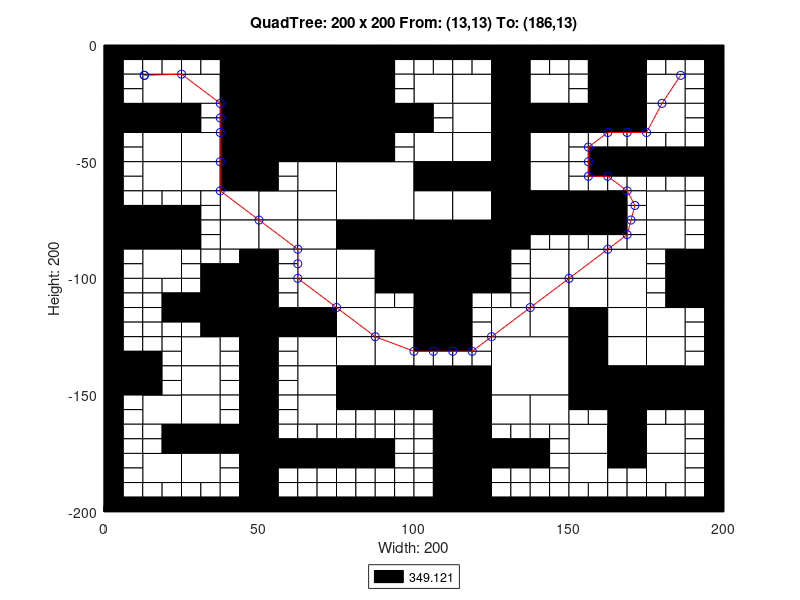

The MATLAB source for this figure:
axis([0 200 -200 0]);
title('QuadTree: 200 x 200 From: (13,13) To: (186,13)');
xlabel('Width: 200');
ylabel('Height: 200');
rectangle('Position',[50 -25 25 25], 'FaceColor',[0 0 0]);
rectangle('Position',[50 -50 25 25], 'FaceColor',[0 0 0]);
rectangle('Position',[75 -75 25 25], 'FaceColor',[1 1 1]);
rectangle('Position',[100 -100 25 25], 'FaceColor',[0 0 0]);
rectangle('Position',[125 -150 25 25], 'FaceColor',[1 1 1]);
rectangle('Position',[12.5 -25 12.5 12.5], 'FaceColor',[1 1 1]);
rectangle('Position',[37.5 -12.5 12.5 12.5], 'FaceColor',[0 0 0]);
rectangle('Position',[25 -25 12.5 12.5], 'FaceColor',[1 1 1]);
rectangle('Position',[37.5 -25 12.5 12.5], 'FaceColor',[0 0 0]);
rectangle('Position',[0 -37.5 12.5 12.5], 'FaceColor',[0 0 0]);
rectangle('Position',[12.5 -37.5 12.5 12.5], 'FaceColor',[0 0 0]);
rectangle('Position',[12.5 -50 12.5 12.5], 'FaceColor',[1 1 1]);
rectangle('Position',[37.5 -37.5 12.5 12.5], 'FaceColor',[0 0 0]);
rectangle('Position',[25 -50 12.5 12.5], 'FaceColor',[1 1 1]);
rectangle('Position',[37.5 -50 12.5 12.5], 'FaceColor',[0 0 0]);
rectangle('Position',[75 -12.5 12.5 12.5], 'FaceColor',[0 0 0]);
rectangle('Position',[75 -25 12.5 12.5], 'FaceColor',[0 0 0]);
rectangle('Position',[75 -37.5 12.5 12.5], 'FaceColor',[0 0 0]);
rectangle('Position',[87.5 -37.5 12.5 12.5], 'FaceColor',[0 0 0]);
rectangle('Position',[75 -50 12.5 12.5], 'FaceColor',[0 0 0]);
rectangle('Position',[12.5 -62.5 12.5 12.5], 'FaceColor',[1 1 1]);
rectangle('Position',[25 -62.5 12.5 12.5], 'FaceColor',[1 1 1]);
rectangle('Position',[37.5 -62.5 12.5 12.5], 'FaceColor',[0 0 0]);
rectangle('Position',[37.5 -75 12.5 12.5], 'FaceColor',[1 1 1]);
rectangle('Position',[0 -87.5 12.5 12.5], 'FaceColor',[0 0 0]);
rectangle('Position',[12.5 -87.5 12.5 12.5], 'FaceColor',[0 0 0]);
rectangle('Position',[12.5 -100 12.5 12.5], 'FaceColor',[1 1 1]);
rectangle('Position',[37.5 -87.5 12.5 12.5], 'FaceColor',[1 1 1]);
rectangle('Position',[62.5 -62.5 12.5 12.5], 'FaceColor',[1 1 1]);
rectangle('Position',[50 -75 12.5 12.5], 'FaceColor',[1 1 1]);
rectangle('Position',[62.5 -75 12.5 12.5], 'FaceColor',[1 1 1]);
rectangle('Position',[50 -87.5 12.5 12.5], 'FaceColor',[1 1 1]);
rectangle('Position',[62.5 -87.5 12.5 12.5], 'FaceColor',[1 1 1]);
rectangle('Position',[62.5 -100 12.5 12.5], 'FaceColor',[1 1 1]);
rectangle('Position',[75 -87.5 12.5 12.5], 'FaceColor',[0 0 0]);
rectangle('Position',[87.5 -87.5 12.5 12.5], 'FaceColor',[0 0 0]);
rectangle('Position',[75 -100 12.5 12.5], 'FaceColor',[1 1 1]);
rectangle('Position',[87.5 -100 12.5 12.5], 'FaceColor',[0 0 0]);
rectangle('Position',[100 -25 12.5 12.5], 'FaceColor',[1 1 1]);
rectangle('Position',[112.5 -25 12.5 12.5], 'FaceColor',[1 1 1]);
rectangle('Position',[125 -12.5 12.5 12.5], 'FaceColor',[0 0 0]);
rectangle('Position',[125 -25 12.5 12.5], 'FaceColor',[0 0 0]);
rectangle('Position',[137.5 -25 12.5 12.5], 'FaceColor',[1 1 1]);
rectangle('Position',[112.5 -37.5 12.5 12.5], 'FaceColor',[1 1 1]);
rectangle('Position',[100 -50 12.5 12.5], 'FaceColor',[1 1 1]);
rectangle('Position',[112.5 -50 12.5 12.5], 'FaceColor',[1 1 1]);
rectangle('Position',[125 -37.5 12.5 12.5], 'FaceColor',[0 0 0]);
rectangle('Position',[137.5 -37.5 12.5 12.5], 'FaceColor',[0 0 0]);
rectangle('Position',[125 -50 12.5 12.5], 'FaceColor',[0 0 0]);
rectangle('Position',[137.5 -50 12.5 12.5], 'FaceColor',[1 1 1]);
rectangle('Position',[162.5 -12.5 12.5 12.5], 'FaceColor',[0 0 0]);
rectangle('Position',[162.5 -25 12.5 12.5], 'FaceColor',[0 0 0]);
rectangle('Position',[175 -25 12.5 12.5], 'FaceColor',[1 1 1]);
rectangle('Position',[150 -37.5 12.5 12.5], 'FaceColor',[0 0 0]);
rectangle('Position',[162.5 -37.5 12.5 12.5], 'FaceColor',[0 0 0]);
rectangle('Position',[175 -37.5 12.5 12.5], 'FaceColor',[1 1 1]);
rectangle('Position',[100 -62.5 12.5 12.5], 'FaceColor',[0 0 0]);
rectangle('Position',[112.5 -62.5 12.5 12.5], 'FaceColor',[0 0 0]);
rectangle('Position',[100 -75 12.5 12.5], 'FaceColor',[1 1 1]);
rectangle('Position',[112.5 -75 12.5 12.5], 'FaceColor',[1 1 1]);
rectangle('Position',[125 -62.5 12.5 12.5], 'FaceColor',[0 0 0]);
rectangle('Position',[137.5 -62.5 12.5 12.5], 'FaceColor',[1 1 1]);
rectangle('Position',[125 -75 12.5 12.5], 'FaceColor',[0 0 0]);
rectangle('Position',[137.5 -75 12.5 12.5], 'FaceColor',[0 0 0]);
rectangle('Position',[125 -87.5 12.5 12.5], 'FaceColor',[0 0 0]);
rectangle('Position',[137.5 -100 12.5 12.5], 'FaceColor',[1 1 1]);
rectangle('Position',[150 -75 12.5 12.5], 'FaceColor',[0 0 0]);
rectangle('Position',[175 -75 12.5 12.5], 'FaceColor',[1 1 1]);
rectangle('Position',[150 -100 12.5 12.5], 'FaceColor',[1 1 1]);
rectangle('Position',[162.5 -100 12.5 12.5], 'FaceColor',[1 1 1]);
rectangle('Position',[175 -87.5 12.5 12.5], 'FaceColor',[1 1 1]);
rectangle('Position',[187.5 -100 12.5 12.5], 'FaceColor',[0 0 0]);
rectangle('Position',[37.5 -112.5 12.5 12.5], 'FaceColor',[0 0 0]);
rectangle('Position',[37.5 -125 12.5 12.5], 'FaceColor',[0 0 0]);
rectangle('Position',[0 -150 12.5 12.5], 'FaceColor',[0 0 0]);
rectangle('Position',[25 -137.5 12.5 12.5], 'FaceColor',[1 1 1]);
rectangle('Position',[25 -150 12.5 12.5], 'FaceColor',[1 1 1]);
rectangle('Position',[62.5 -112.5 12.5 12.5], 'FaceColor',[1 1 1]);
rectangle('Position',[50 -125 12.5 12.5], 'FaceColor',[0 0 0]);
rectangle('Position',[62.5 -125 12.5 12.5], 'FaceColor',[0 0 0]);
rectangle('Position',[75 -112.5 12.5 12.5], 'FaceColor',[1 1 1]);
rectangle('Position',[75 -125 12.5 12.5], 'FaceColor',[1 1 1]);
rectangle('Position',[87.5 -125 12.5 12.5], 'FaceColor',[1 1 1]);
rectangle('Position',[62.5 -137.5 12.5 12.5], 'FaceColor',[1 1 1]);
rectangle('Position',[62.5 -150 12.5 12.5], 'FaceColor',[1 1 1]);
rectangle('Position',[75 -137.5 12.5 12.5], 'FaceColor',[1 1 1]);
rectangle('Position',[87.5 -137.5 12.5 12.5], 'FaceColor',[1 1 1]);
rectangle('Position',[75 -150 12.5 12.5], 'FaceColor',[0 0 0]);
rectangle('Position',[87.5 -150 12.5 12.5], 'FaceColor',[0 0 0]);
rectangle('Position',[12.5 -162.5 12.5 12.5], 'FaceColor',[1 1 1]);
rectangle('Position',[25 -162.5 12.5 12.5], 'FaceColor',[1 1 1]);
rectangle('Position',[25 -175 12.5 12.5], 'FaceColor',[0 0 0]);
rectangle('Position',[37.5 -175 12.5 12.5], 'FaceColor',[0 0 0]);
rectangle('Position',[12.5 -187.5 12.5 12.5], 'FaceColor',[1 1 1]);
rectangle('Position',[25 -187.5 12.5 12.5], 'FaceColor',[1 1 1]);
rectangle('Position',[62.5 -162.5 12.5 12.5], 'FaceColor',[1 1 1]);
rectangle('Position',[100 -112.5 12.5 12.5], 'FaceColor',[0 0 0]);
rectangle('Position',[100 -125 12.5 12.5], 'FaceColor',[0 0 0]);
rectangle('Position',[137.5 -112.5 12.5 12.5], 'FaceColor',[1 1 1]);
rectangle('Position',[125 -125 12.5 12.5], 'FaceColor',[1 1 1]);
rectangle('Position',[137.5 -125 12.5 12.5], 'FaceColor',[1 1 1]);
rectangle('Position',[100 -150 12.5 12.5], 'FaceColor',[0 0 0]);
rectangle('Position',[112.5 -150 12.5 12.5], 'FaceColor',[0 0 0]);
rectangle('Position',[150 -112.5 12.5 12.5], 'FaceColor',[1 1 1]);
rectangle('Position',[162.5 -112.5 12.5 12.5], 'FaceColor',[1 1 1]);
rectangle('Position',[150 -125 12.5 12.5], 'FaceColor',[0 0 0]);
rectangle('Position',[162.5 -125 12.5 12.5], 'FaceColor',[1 1 1]);
rectangle('Position',[187.5 -112.5 12.5 12.5], 'FaceColor',[0 0 0]);
rectangle('Position',[175 -125 12.5 12.5], 'FaceColor',[1 1 1]);
rectangle('Position',[150 -137.5 12.5 12.5], 'FaceColor',[0 0 0]);
rectangle('Position',[162.5 -137.5 12.5 12.5], 'FaceColor',[1 1 1]);
rectangle('Position',[150 -150 12.5 12.5], 'FaceColor',[0 0 0]);
rectangle('Position',[162.5 -150 12.5 12.5], 'FaceColor',[0 0 0]);
rectangle('Position',[175 -137.5 12.5 12.5], 'FaceColor',[1 1 1]);
rectangle('Position',[175 -150 12.5 12.5], 'FaceColor',[0 0 0]);
rectangle('Position',[187.5 -150 12.5 12.5], 'FaceColor',[0 0 0]);
rectangle('Position',[112.5 -162.5 12.5 12.5], 'FaceColor',[0 0 0]);
rectangle('Position',[112.5 -175 12.5 12.5], 'FaceColor',[0 0 0]);
rectangle('Position',[125 -162.5 12.5 12.5], 'FaceColor',[1 1 1]);
rectangle('Position',[137.5 -162.5 12.5 12.5], 'FaceColor',[1 1 1]);
rectangle('Position',[112.5 -187.5 12.5 12.5], 'FaceColor',[0 0 0]);
rectangle('Position',[112.5 -200 12.5 12.5], 'FaceColor',[0 0 0]);
rectangle('Position',[162.5 -162.5 12.5 12.5], 'FaceColor',[0 0 0]);
rectangle('Position',[150 -175 12.5 12.5], 'FaceColor',[1 1 1]);
rectangle('Position',[162.5 -175 12.5 12.5], 'FaceColor',[0 0 0]);
rectangle('Position',[175 -175 12.5 12.5], 'FaceColor',[1 1 1]);
rectangle('Position',[150 -187.5 12.5 12.5], 'FaceColor',[1 1 1]);
rectangle('Position',[175 -187.5 12.5 12.5], 'FaceColor',[1 1 1]);
rectangle('Position',[0 -6.25 6.25 6.25], 'FaceColor',[0 0 0]);
rectangle('Position',[6.25 -6.25 6.25 6.25], 'FaceColor',[0 0 0]);
rectangle('Position',[0 -12.5 6.25 6.25], 'FaceColor',[0 0 0]);
rectangle('Position',[6.25 -12.5 6.25 6.25], 'FaceColor',[1 1 1]);
rectangle('Position',[12.5 -6.25 6.25 6.25], 'FaceColor',[0 0 0]);
rectangle('Position',[18.75 -6.25 6.25 6.25], 'FaceColor',[0 0 0]);
rectangle('Position',[12.5 -12.5 6.25 6.25], 'FaceColor',[1 1 1]);
rectangle('Position',[18.75 -12.5 6.25 6.25], 'FaceColor',[1 1 1]);
rectangle('Position',[0 -18.75 6.25 6.25], 'FaceColor',[0 0 0]);
rectangle('Position',[6.25 -18.75 6.25 6.25], 'FaceColor',[1 1 1]);
rectangle('Position',[0 -25 6.25 6.25], 'FaceColor',[0 0 0]);
rectangle('Position',[6.25 -25 6.25 6.25], 'FaceColor',[1 1 1]);
rectangle('Position',[25 -6.25 6.25 6.25], 'FaceColor',[0 0 0]);
rectangle('Position',[31.25 -6.25 6.25 6.25], 'FaceColor',[0 0 0]);
rectangle('Position',[25 -12.5 6.25 6.25], 'FaceColor',[1 1 1]);
rectangle('Position',[31.25 -12.5 6.25 6.25], 'FaceColor',[1 1 1]);
rectangle('Position',[0 -43.75 6.25 6.25], 'FaceColor',[0 0 0]);
rectangle('Position',[6.25 -43.75 6.25 6.25], 'FaceColor',[1 1 1]);
rectangle('Position',[0 -50 6.25 6.25], 'FaceColor',[0 0 0]);
rectangle('Position',[6.25 -50 6.25 6.25], 'FaceColor',[1 1 1]);
rectangle('Position',[25 -31.25 6.25 6.25], 'FaceColor',[0 0 0]);
rectangle('Position',[31.25 -31.25 6.25 6.25], 'FaceColor',[1 1 1]);
rectangle('Position',[25 -37.5 6.25 6.25], 'FaceColor',[0 0 0]);
rectangle('Position',[31.25 -37.5 6.25 6.25], 'FaceColor',[1 1 1]);
rectangle('Position',[87.5 -6.25 6.25 6.25], 'FaceColor',[0 0 0]);
rectangle('Position',[93.75 -6.25 6.25 6.25], 'FaceColor',[0 0 0]);
rectangle('Position',[87.5 -12.5 6.25 6.25], 'FaceColor',[0 0 0]);
rectangle('Position',[93.75 -12.5 6.25 6.25], 'FaceColor',[1 1 1]);
rectangle('Position',[87.5 -18.75 6.25 6.25], 'FaceColor',[0 0 0]);
rectangle('Position',[93.75 -18.75 6.25 6.25], 'FaceColor',[1 1 1]);
rectangle('Position',[87.5 -25 6.25 6.25], 'FaceColor',[0 0 0]);
rectangle('Position',[93.75 -25 6.25 6.25], 'FaceColor',[1 1 1]);
rectangle('Position',[87.5 -43.75 6.25 6.25], 'FaceColor',[0 0 0]);
rectangle('Position',[93.75 -43.75 6.25 6.25], 'FaceColor',[1 1 1]);
rectangle('Position',[87.5 -50 6.25 6.25], 'FaceColor',[0 0 0]);
rectangle('Position',[93.75 -50 6.25 6.25], 'FaceColor',[1 1 1]);
rectangle('Position',[0 -56.25 6.25 6.25], 'FaceColor',[0 0 0]);
rectangle('Position',[6.25 -56.25 6.25 6.25], 'FaceColor',[1 1 1]);
rectangle('Position',[0 -62.5 6.25 6.25], 'FaceColor',[0 0 0]);
rectangle('Position',[6.25 -62.5 6.25 6.25], 'FaceColor',[1 1 1]);
rectangle('Position',[0 -68.75 6.25 6.25], 'FaceColor',[0 0 0]);
rectangle('Position',[6.25 -68.75 6.25 6.25], 'FaceColor',[1 1 1]);
rectangle('Position',[0 -75 6.25 6.25], 'FaceColor',[0 0 0]);
rectangle('Position',[6.25 -75 6.25 6.25], 'FaceColor',[0 0 0]);
rectangle('Position',[12.5 -68.75 6.25 6.25], 'FaceColor',[1 1 1]);
rectangle('Position',[18.75 -68.75 6.25 6.25], 'FaceColor',[1 1 1]);
rectangle('Position',[12.5 -75 6.25 6.25], 'FaceColor',[0 0 0]);
rectangle('Position',[18.75 -75 6.25 6.25], 'FaceColor',[0 0 0]);
rectangle('Position',[25 -68.75 6.25 6.25], 'FaceColor',[1 1 1]);
rectangle('Position',[31.25 -68.75 6.25 6.25], 'FaceColor',[1 1 1]);
rectangle('Position',[25 -75 6.25 6.25], 'FaceColor',[0 0 0]);
rectangle('Position',[31.25 -75 6.25 6.25], 'FaceColor',[1 1 1]);
rectangle('Position',[0 -93.75 6.25 6.25], 'FaceColor',[0 0 0]);
rectangle('Position',[6.25 -93.75 6.25 6.25], 'FaceColor',[1 1 1]);
rectangle('Position',[0 -100 6.25 6.25], 'FaceColor',[0 0 0]);
rectangle('Position',[6.25 -100 6.25 6.25], 'FaceColor',[1 1 1]);
rectangle('Position',[25 -81.25 6.25 6.25], 'FaceColor',[0 0 0]);
rectangle('Position',[31.25 -81.25 6.25 6.25], 'FaceColor',[1 1 1]);
rectangle('Position',[25 -87.5 6.25 6.25], 'FaceColor',[0 0 0]);
rectangle('Position',[31.25 -87.5 6.25 6.25], 'FaceColor',[1 1 1]);
rectangle('Position',[25 -93.75 6.25 6.25], 'FaceColor',[1 1 1]);
rectangle('Position',[31.25 -93.75 6.25 6.25], 'FaceColor',[1 1 1]);
rectangle('Position',[25 -100 6.25 6.25], 'FaceColor',[1 1 1]);
rectangle('Position',[31.25 -100 6.25 6.25], 'FaceColor',[0 0 0]);
rectangle('Position',[37.5 -93.75 6.25 6.25], 'FaceColor',[1 1 1]);
rectangle('Position',[43.75 -93.75 6.25 6.25], 'FaceColor',[0 0 0]);
rectangle('Position',[37.5 -100 6.25 6.25], 'FaceColor',[0 0 0]);
rectangle('Position',[43.75 -100 6.25 6.25], 'FaceColor',[0 0 0]);
rectangle('Position',[50 -56.25 6.25 6.25], 'FaceColor',[0 0 0]);
rectangle('Position',[56.25 -56.25 6.25 6.25], 'FaceColor',[1 1 1]);
rectangle('Position',[50 -62.5 6.25 6.25], 'FaceColor',[0 0 0]);
rectangle('Position',[56.25 -62.5 6.25 6.25], 'FaceColor',[1 1 1]);
rectangle('Position',[50 -93.75 6.25 6.25], 'FaceColor',[0 0 0]);
rectangle('Position',[56.25 -93.75 6.25 6.25], 'FaceColor',[1 1 1]);
rectangle('Position',[50 -100 6.25 6.25], 'FaceColor',[0 0 0]);
rectangle('Position',[56.25 -100 6.25 6.25], 'FaceColor',[1 1 1]);
rectangle('Position',[100 -6.25 6.25 6.25], 'FaceColor',[0 0 0]);
rectangle('Position',[106.25 -6.25 6.25 6.25], 'FaceColor',[0 0 0]);
rectangle('Position',[100 -12.5 6.25 6.25], 'FaceColor',[1 1 1]);
rectangle('Position',[106.25 -12.5 6.25 6.25], 'FaceColor',[1 1 1]);
rectangle('Position',[112.5 -6.25 6.25 6.25], 'FaceColor',[0 0 0]);
rectangle('Position',[118.75 -6.25 6.25 6.25], 'FaceColor',[0 0 0]);
rectangle('Position',[112.5 -12.5 6.25 6.25], 'FaceColor',[1 1 1]);
rectangle('Position',[118.75 -12.5 6.25 6.25], 'FaceColor',[1 1 1]);
rectangle('Position',[137.5 -6.25 6.25 6.25], 'FaceColor',[0 0 0]);
rectangle('Position',[143.75 -6.25 6.25 6.25], 'FaceColor',[0 0 0]);
rectangle('Position',[137.5 -12.5 6.25 6.25], 'FaceColor',[1 1 1]);
rectangle('Position',[143.75 -12.5 6.25 6.25], 'FaceColor',[1 1 1]);
rectangle('Position',[100 -31.25 6.25 6.25], 'FaceColor',[0 0 0]);
rectangle('Position',[106.25 -31.25 6.25 6.25], 'FaceColor',[1 1 1]);
rectangle('Position',[100 -37.5 6.25 6.25], 'FaceColor',[0 0 0]);
rectangle('Position',[106.25 -37.5 6.25 6.25], 'FaceColor',[1 1 1]);
rectangle('Position',[150 -6.25 6.25 6.25], 'FaceColor',[0 0 0]);
rectangle('Position',[156.25 -6.25 6.25 6.25], 'FaceColor',[0 0 0]);
rectangle('Position',[150 -12.5 6.25 6.25], 'FaceColor',[1 1 1]);
rectangle('Position',[156.25 -12.5 6.25 6.25], 'FaceColor',[0 0 0]);
rectangle('Position',[150 -18.75 6.25 6.25], 'FaceColor',[1 1 1]);
rectangle('Position',[156.25 -18.75 6.25 6.25], 'FaceColor',[0 0 0]);
rectangle('Position',[150 -25 6.25 6.25], 'FaceColor',[1 1 1]);
rectangle('Position',[156.25 -25 6.25 6.25], 'FaceColor',[0 0 0]);
rectangle('Position',[175 -6.25 6.25 6.25], 'FaceColor',[0 0 0]);
rectangle('Position',[181.25 -6.25 6.25 6.25], 'FaceColor',[0 0 0]);
rectangle('Position',[175 -12.5 6.25 6.25], 'FaceColor',[1 1 1]);
rectangle('Position',[181.25 -12.5 6.25 6.25], 'FaceColor',[1 1 1]);
rectangle('Position',[187.5 -6.25 6.25 6.25], 'FaceColor',[0 0 0]);
rectangle('Position',[193.75 -6.25 6.25 6.25], 'FaceColor',[0 0 0]);
rectangle('Position',[187.5 -12.5 6.25 6.25], 'FaceColor',[1 1 1]);
rectangle('Position',[193.75 -12.5 6.25 6.25], 'FaceColor',[0 0 0]);
rectangle('Position',[187.5 -18.75 6.25 6.25], 'FaceColor',[1 1 1]);
rectangle('Position',[193.75 -18.75 6.25 6.25], 'FaceColor',[0 0 0]);
rectangle('Position',[187.5 -25 6.25 6.25], 'FaceColor',[1 1 1]);
rectangle('Position',[193.75 -25 6.25 6.25], 'FaceColor',[0 0 0]);
rectangle('Position',[150 -43.75 6.25 6.25], 'FaceColor',[1 1 1]);
rectangle('Position',[156.25 -43.75 6.25 6.25], 'FaceColor',[1 1 1]);
rectangle('Position',[150 -50 6.25 6.25], 'FaceColor',[1 1 1]);
rectangle('Position',[156.25 -50 6.25 6.25], 'FaceColor',[0 0 0]);
rectangle('Position',[162.5 -43.75 6.25 6.25], 'FaceColor',[1 1 1]);
rectangle('Position',[168.75 -43.75 6.25 6.25], 'FaceColor',[1 1 1]);
rectangle('Position',[162.5 -50 6.25 6.25], 'FaceColor',[0 0 0]);
rectangle('Position',[168.75 -50 6.25 6.25], 'FaceColor',[0 0 0]);
rectangle('Position',[187.5 -31.25 6.25 6.25], 'FaceColor',[1 1 1]);
rectangle('Position',[193.75 -31.25 6.25 6.25], 'FaceColor',[0 0 0]);
rectangle('Position',[187.5 -37.5 6.25 6.25], 'FaceColor',[1 1 1]);
rectangle('Position',[193.75 -37.5 6.25 6.25], 'FaceColor',[0 0 0]);
rectangle('Position',[175 -43.75 6.25 6.25], 'FaceColor',[1 1 1]);
rectangle('Position',[181.25 -43.75 6.25 6.25], 'FaceColor',[1 1 1]);
rectangle('Position',[175 -50 6.25 6.25], 'FaceColor',[0 0 0]);
rectangle('Position',[181.25 -50 6.25 6.25], 'FaceColor',[0 0 0]);
rectangle('Position',[187.5 -43.75 6.25 6.25], 'FaceColor',[1 1 1]);
rectangle('Position',[193.75 -43.75 6.25 6.25], 'FaceColor',[0 0 0]);
rectangle('Position',[187.5 -50 6.25 6.25], 'FaceColor',[0 0 0]);
rectangle('Position',[193.75 -50 6.25 6.25], 'FaceColor',[0 0 0]);
rectangle('Position',[137.5 -81.25 6.25 6.25], 'FaceColor',[0 0 0]);
rectangle('Position',[143.75 -81.25 6.25 6.25], 'FaceColor',[0 0 0]);
rectangle('Position',[137.5 -87.5 6.25 6.25], 'FaceColor',[1 1 1]);
rectangle('Position',[143.75 -87.5 6.25 6.25], 'FaceColor',[1 1 1]);
rectangle('Position',[125 -93.75 6.25 6.25], 'FaceColor',[0 0 0]);
rectangle('Position',[131.25 -93.75 6.25 6.25], 'FaceColor',[1 1 1]);
rectangle('Position',[125 -100 6.25 6.25], 'FaceColor',[0 0 0]);
rectangle('Position',[131.25 -100 6.25 6.25], 'FaceColor',[1 1 1]);
rectangle('Position',[150 -56.25 6.25 6.25], 'FaceColor',[1 1 1]);
rectangle('Position',[156.25 -56.25 6.25 6.25], 'FaceColor',[0 0 0]);
rectangle('Position',[150 -62.5 6.25 6.25], 'FaceColor',[1 1 1]);
rectangle('Position',[156.25 -62.5 6.25 6.25], 'FaceColor',[1 1 1]);
rectangle('Position',[162.5 -56.25 6.25 6.25], 'FaceColor',[0 0 0]);
rectangle('Position',[168.75 -56.25 6.25 6.25], 'FaceColor',[0 0 0]);
rectangle('Position',[162.5 -62.5 6.25 6.25], 'FaceColor',[1 1 1]);
rectangle('Position',[168.75 -62.5 6.25 6.25], 'FaceColor',[1 1 1]);
rectangle('Position',[162.5 -68.75 6.25 6.25], 'FaceColor',[0 0 0]);
rectangle('Position',[168.75 -68.75 6.25 6.25], 'FaceColor',[1 1 1]);
rectangle('Position',[162.5 -75 6.25 6.25], 'FaceColor',[0 0 0]);
rectangle('Position',[168.75 -75 6.25 6.25], 'FaceColor',[1 1 1]);
rectangle('Position',[175 -56.25 6.25 6.25], 'FaceColor',[0 0 0]);
rectangle('Position',[181.25 -56.25 6.25 6.25], 'FaceColor',[0 0 0]);
rectangle('Position',[175 -62.5 6.25 6.25], 'FaceColor',[1 1 1]);
rectangle('Position',[181.25 -62.5 6.25 6.25], 'FaceColor',[1 1 1]);
rectangle('Position',[187.5 -56.25 6.25 6.25], 'FaceColor',[0 0 0]);
rectangle('Position',[193.75 -56.25 6.25 6.25], 'FaceColor',[0 0 0]);
rectangle('Position',[187.5 -62.5 6.25 6.25], 'FaceColor',[1 1 1]);
rectangle('Position',[193.75 -62.5 6.25 6.25], 'FaceColor',[0 0 0]);
rectangle('Position',[187.5 -68.75 6.25 6.25], 'FaceColor',[1 1 1]);
rectangle('Position',[193.75 -68.75 6.25 6.25], 'FaceColor',[0 0 0]);
rectangle('Position',[187.5 -75 6.25 6.25], 'FaceColor',[1 1 1]);
rectangle('Position',[193.75 -75 6.25 6.25], 'FaceColor',[0 0 0]);
rectangle('Position',[150 -81.25 6.25 6.25], 'FaceColor',[0 0 0]);
rectangle('Position',[156.25 -81.25 6.25 6.25], 'FaceColor',[0 0 0]);
rectangle('Position',[150 -87.5 6.25 6.25], 'FaceColor',[1 1 1]);
rectangle('Position',[156.25 -87.5 6.25 6.25], 'FaceColor',[1 1 1]);
rectangle('Position',[162.5 -81.25 6.25 6.25], 'FaceColor',[0 0 0]);
rectangle('Position',[168.75 -81.25 6.25 6.25], 'FaceColor',[1 1 1]);
rectangle('Position',[162.5 -87.5 6.25 6.25], 'FaceColor',[1 1 1]);
rectangle('Position',[168.75 -87.5 6.25 6.25], 'FaceColor',[1 1 1]);
rectangle('Position',[187.5 -81.25 6.25 6.25], 'FaceColor',[1 1 1]);
rectangle('Position',[193.75 -81.25 6.25 6.25], 'FaceColor',[0 0 0]);
rectangle('Position',[187.5 -87.5 6.25 6.25], 'FaceColor',[1 1 1]);
rectangle('Position',[193.75 -87.5 6.25 6.25], 'FaceColor',[0 0 0]);
rectangle('Position',[175 -93.75 6.25 6.25], 'FaceColor',[1 1 1]);
rectangle('Position',[181.25 -93.75 6.25 6.25], 'FaceColor',[0 0 0]);
rectangle('Position',[175 -100 6.25 6.25], 'FaceColor',[1 1 1]);
rectangle('Position',[181.25 -100 6.25 6.25], 'FaceColor',[0 0 0]);
rectangle('Position',[0 -106.25 6.25 6.25], 'FaceColor',[0 0 0]);
rectangle('Position',[6.25 -106.25 6.25 6.25], 'FaceColor',[1 1 1]);
rectangle('Position',[0 -112.5 6.25 6.25], 'FaceColor',[0 0 0]);
rectangle('Position',[6.25 -112.5 6.25 6.25], 'FaceColor',[1 1 1]);
rectangle('Position',[12.5 -106.25 6.25 6.25], 'FaceColor',[1 1 1]);
rectangle('Position',[18.75 -106.25 6.25 6.25], 'FaceColor',[1 1 1]);
rectangle('Position',[12.5 -112.5 6.25 6.25], 'FaceColor',[1 1 1]);
rectangle('Position',[18.75 -112.5 6.25 6.25], 'FaceColor',[0 0 0]);
rectangle('Position',[0 -118.75 6.25 6.25], 'FaceColor',[0 0 0]);
rectangle('Position',[6.25 -118.75 6.25 6.25], 'FaceColor',[1 1 1]);
rectangle('Position',[0 -125 6.25 6.25], 'FaceColor',[0 0 0]);
rectangle('Position',[6.25 -125 6.25 6.25], 'FaceColor',[1 1 1]);
rectangle('Position',[12.5 -118.75 6.25 6.25], 'FaceColor',[1 1 1]);
rectangle('Position',[18.75 -118.75 6.25 6.25], 'FaceColor',[0 0 0]);
rectangle('Position',[12.5 -125 6.25 6.25], 'FaceColor',[1 1 1]);
rectangle('Position',[18.75 -125 6.25 6.25], 'FaceColor',[1 1 1]);
rectangle('Position',[25 -106.25 6.25 6.25], 'FaceColor',[1 1 1]);
rectangle('Position',[31.25 -106.25 6.25 6.25], 'FaceColor',[0 0 0]);
rectangle('Position',[25 -112.5 6.25 6.25], 'FaceColor',[0 0 0]);
rectangle('Position',[31.25 -112.5 6.25 6.25], 'FaceColor',[0 0 0]);
rectangle('Position',[25 -118.75 6.25 6.25], 'FaceColor',[0 0 0]);
rectangle('Position',[31.25 -118.75 6.25 6.25], 'FaceColor',[0 0 0]);
rectangle('Position',[25 -125 6.25 6.25], 'FaceColor',[1 1 1]);
rectangle('Position',[31.25 -125 6.25 6.25], 'FaceColor',[0 0 0]);
rectangle('Position',[0 -131.25 6.25 6.25], 'FaceColor',[0 0 0]);
rectangle('Position',[6.25 -131.25 6.25 6.25], 'FaceColor',[1 1 1]);
rectangle('Position',[0 -137.5 6.25 6.25], 'FaceColor',[0 0 0]);
rectangle('Position',[6.25 -137.5 6.25 6.25], 'FaceColor',[0 0 0]);
rectangle('Position',[12.5 -131.25 6.25 6.25], 'FaceColor',[1 1 1]);
rectangle('Position',[18.75 -131.25 6.25 6.25], 'FaceColor',[1 1 1]);
rectangle('Position',[12.5 -137.5 6.25 6.25], 'FaceColor',[0 0 0]);
rectangle('Position',[18.75 -137.5 6.25 6.25], 'FaceColor',[1 1 1]);
rectangle('Position',[12.5 -143.75 6.25 6.25], 'FaceColor',[0 0 0]);
rectangle('Position',[18.75 -143.75 6.25 6.25], 'FaceColor',[1 1 1]);
rectangle('Position',[12.5 -150 6.25 6.25], 'FaceColor',[0 0 0]);
rectangle('Position',[18.75 -150 6.25 6.25], 'FaceColor',[1 1 1]);
rectangle('Position',[37.5 -131.25 6.25 6.25], 'FaceColor',[1 1 1]);
rectangle('Position',[43.75 -131.25 6.25 6.25], 'FaceColor',[0 0 0]);
rectangle('Position',[37.5 -137.5 6.25 6.25], 'FaceColor',[1 1 1]);
rectangle('Position',[43.75 -137.5 6.25 6.25], 'FaceColor',[0 0 0]);
rectangle('Position',[37.5 -143.75 6.25 6.25], 'FaceColor',[1 1 1]);
rectangle('Position',[43.75 -143.75 6.25 6.25], 'FaceColor',[0 0 0]);
rectangle('Position',[37.5 -150 6.25 6.25], 'FaceColor',[1 1 1]);
rectangle('Position',[43.75 -150 6.25 6.25], 'FaceColor',[0 0 0]);
rectangle('Position',[50 -106.25 6.25 6.25], 'FaceColor',[0 0 0]);
rectangle('Position',[56.25 -106.25 6.25 6.25], 'FaceColor',[1 1 1]);
rectangle('Position',[50 -112.5 6.25 6.25], 'FaceColor',[0 0 0]);
rectangle('Position',[56.25 -112.5 6.25 6.25], 'FaceColor',[1 1 1]);
rectangle('Position',[87.5 -106.25 6.25 6.25], 'FaceColor',[0 0 0]);
rectangle('Position',[93.75 -106.25 6.25 6.25], 'FaceColor',[0 0 0]);
rectangle('Position',[87.5 -112.5 6.25 6.25], 'FaceColor',[1 1 1]);
rectangle('Position',[93.75 -112.5 6.25 6.25], 'FaceColor',[1 1 1]);
rectangle('Position',[50 -131.25 6.25 6.25], 'FaceColor',[0 0 0]);
rectangle('Position',[56.25 -131.25 6.25 6.25], 'FaceColor',[1 1 1]);
rectangle('Position',[50 -137.5 6.25 6.25], 'FaceColor',[0 0 0]);
rectangle('Position',[56.25 -137.5 6.25 6.25], 'FaceColor',[1 1 1]);
rectangle('Position',[50 -143.75 6.25 6.25], 'FaceColor',[0 0 0]);
rectangle('Position',[56.25 -143.75 6.25 6.25], 'FaceColor',[1 1 1]);
rectangle('Position',[50 -150 6.25 6.25], 'FaceColor',[0 0 0]);
rectangle('Position',[56.25 -150 6.25 6.25], 'FaceColor',[1 1 1]);
rectangle('Position',[0 -156.25 6.25 6.25], 'FaceColor',[0 0 0]);
rectangle('Position',[6.25 -156.25 6.25 6.25], 'FaceColor',[1 1 1]);
rectangle('Position',[0 -162.5 6.25 6.25], 'FaceColor',[0 0 0]);
rectangle('Position',[6.25 -162.5 6.25 6.25], 'FaceColor',[1 1 1]);
rectangle('Position',[0 -168.75 6.25 6.25], 'FaceColor',[0 0 0]);
rectangle('Position',[6.25 -168.75 6.25 6.25], 'FaceColor',[1 1 1]);
rectangle('Position',[0 -175 6.25 6.25], 'FaceColor',[0 0 0]);
rectangle('Position',[6.25 -175 6.25 6.25], 'FaceColor',[1 1 1]);
rectangle('Position',[12.5 -168.75 6.25 6.25], 'FaceColor',[1 1 1]);
rectangle('Position',[18.75 -168.75 6.25 6.25], 'FaceColor',[0 0 0]);
rectangle('Position',[12.5 -175 6.25 6.25], 'FaceColor',[1 1 1]);
rectangle('Position',[18.75 -175 6.25 6.25], 'FaceColor',[0 0 0]);
rectangle('Position',[37.5 -156.25 6.25 6.25], 'FaceColor',[1 1 1]);
rectangle('Position',[43.75 -156.25 6.25 6.25], 'FaceColor',[0 0 0]);
rectangle('Position',[37.5 -162.5 6.25 6.25], 'FaceColor',[1 1 1]);
rectangle('Position',[43.75 -162.5 6.25 6.25], 'FaceColor',[0 0 0]);
rectangle('Position',[0 -181.25 6.25 6.25], 'FaceColor',[0 0 0]);
rectangle('Position',[6.25 -181.25 6.25 6.25], 'FaceColor',[1 1 1]);
rectangle('Position',[0 -187.5 6.25 6.25], 'FaceColor',[0 0 0]);
rectangle('Position',[6.25 -187.5 6.25 6.25], 'FaceColor',[1 1 1]);
rectangle('Position',[0 -193.75 6.25 6.25], 'FaceColor',[0 0 0]);
rectangle('Position',[6.25 -193.75 6.25 6.25], 'FaceColor',[1 1 1]);
rectangle('Position',[0 -200 6.25 6.25], 'FaceColor',[0 0 0]);
rectangle('Position',[6.25 -200 6.25 6.25], 'FaceColor',[0 0 0]);
rectangle('Position',[12.5 -193.75 6.25 6.25], 'FaceColor',[1 1 1]);
rectangle('Position',[18.75 -193.75 6.25 6.25], 'FaceColor',[1 1 1]);
rectangle('Position',[12.5 -200 6.25 6.25], 'FaceColor',[0 0 0]);
rectangle('Position',[18.75 -200 6.25 6.25], 'FaceColor',[0 0 0]);
rectangle('Position',[37.5 -181.25 6.25 6.25], 'FaceColor',[1 1 1]);
rectangle('Position',[43.75 -181.25 6.25 6.25], 'FaceColor',[0 0 0]);
rectangle('Position',[37.5 -187.5 6.25 6.25], 'FaceColor',[1 1 1]);
rectangle('Position',[43.75 -187.5 6.25 6.25], 'FaceColor',[0 0 0]);
rectangle('Position',[25 -193.75 6.25 6.25], 'FaceColor',[1 1 1]);
rectangle('Position',[31.25 -193.75 6.25 6.25], 'FaceColor',[1 1 1]);
rectangle('Position',[25 -200 6.25 6.25], 'FaceColor',[0 0 0]);
rectangle('Position',[31.25 -200 6.25 6.25], 'FaceColor',[0 0 0]);
rectangle('Position',[37.5 -193.75 6.25 6.25], 'FaceColor',[1 1 1]);
rectangle('Position',[43.75 -193.75 6.25 6.25], 'FaceColor',[0 0 0]);
rectangle('Position',[37.5 -200 6.25 6.25], 'FaceColor',[0 0 0]);
rectangle('Position',[43.75 -200 6.25 6.25], 'FaceColor',[0 0 0]);
rectangle('Position',[50 -156.25 6.25 6.25], 'FaceColor',[0 0 0]);
rectangle('Position',[56.25 -156.25 6.25 6.25], 'FaceColor',[1 1 1]);
rectangle('Position',[50 -162.5 6.25 6.25], 'FaceColor',[0 0 0]);
rectangle('Position',[56.25 -162.5 6.25 6.25], 'FaceColor',[1 1 1]);
rectangle('Position',[50 -168.75 6.25 6.25], 'FaceColor',[0 0 0]);
rectangle('Position',[56.25 -168.75 6.25 6.25], 'FaceColor',[1 1 1]);
rectangle('Position',[50 -175 6.25 6.25], 'FaceColor',[0 0 0]);
rectangle('Position',[56.25 -175 6.25 6.25], 'FaceColor',[0 0 0]);
rectangle('Position',[62.5 -168.75 6.25 6.25], 'FaceColor',[1 1 1]);
rectangle('Position',[68.75 -168.75 6.25 6.25], 'FaceColor',[1 1 1]);
rectangle('Position',[62.5 -175 6.25 6.25], 'FaceColor',[0 0 0]);
rectangle('Position',[68.75 -175 6.25 6.25], 'FaceColor',[0 0 0]);
rectangle('Position',[75 -156.25 6.25 6.25], 'FaceColor',[0 0 0]);
rectangle('Position',[81.25 -156.25 6.25 6.25], 'FaceColor',[0 0 0]);
rectangle('Position',[75 -162.5 6.25 6.25], 'FaceColor',[1 1 1]);
rectangle('Position',[81.25 -162.5 6.25 6.25], 'FaceColor',[1 1 1]);
rectangle('Position',[87.5 -156.25 6.25 6.25], 'FaceColor',[0 0 0]);
rectangle('Position',[93.75 -156.25 6.25 6.25], 'FaceColor',[0 0 0]);
rectangle('Position',[87.5 -162.5 6.25 6.25], 'FaceColor',[1 1 1]);
rectangle('Position',[93.75 -162.5 6.25 6.25], 'FaceColor',[1 1 1]);
rectangle('Position',[75 -168.75 6.25 6.25], 'FaceColor',[1 1 1]);
rectangle('Position',[81.25 -168.75 6.25 6.25], 'FaceColor',[1 1 1]);
rectangle('Position',[75 -175 6.25 6.25], 'FaceColor',[0 0 0]);
rectangle('Position',[81.25 -175 6.25 6.25], 'FaceColor',[0 0 0]);
rectangle('Position',[87.5 -168.75 6.25 6.25], 'FaceColor',[1 1 1]);
rectangle('Position',[93.75 -168.75 6.25 6.25], 'FaceColor',[1 1 1]);
rectangle('Position',[87.5 -175 6.25 6.25], 'FaceColor',[0 0 0]);
rectangle('Position',[93.75 -175 6.25 6.25], 'FaceColor',[1 1 1]);
rectangle('Position',[50 -181.25 6.25 6.25], 'FaceColor',[0 0 0]);
rectangle('Position',[56.25 -181.25 6.25 6.25], 'FaceColor',[0 0 0]);
rectangle('Position',[50 -187.5 6.25 6.25], 'FaceColor',[0 0 0]);
rectangle('Position',[56.25 -187.5 6.25 6.25], 'FaceColor',[1 1 1]);
rectangle('Position',[62.5 -181.25 6.25 6.25], 'FaceColor',[0 0 0]);
rectangle('Position',[68.75 -181.25 6.25 6.25], 'FaceColor',[0 0 0]);
rectangle('Position',[62.5 -187.5 6.25 6.25], 'FaceColor',[1 1 1]);
rectangle('Position',[68.75 -187.5 6.25 6.25], 'FaceColor',[1 1 1]);
rectangle('Position',[50 -193.75 6.25 6.25], 'FaceColor',[0 0 0]);
rectangle('Position',[56.25 -193.75 6.25 6.25], 'FaceColor',[1 1 1]);
rectangle('Position',[50 -200 6.25 6.25], 'FaceColor',[0 0 0]);
rectangle('Position',[56.25 -200 6.25 6.25], 'FaceColor',[0 0 0]);
rectangle('Position',[62.5 -193.75 6.25 6.25], 'FaceColor',[1 1 1]);
rectangle('Position',[68.75 -193.75 6.25 6.25], 'FaceColor',[1 1 1]);
rectangle('Position',[62.5 -200 6.25 6.25], 'FaceColor',[0 0 0]);
rectangle('Position',[68.75 -200 6.25 6.25], 'FaceColor',[0 0 0]);
rectangle('Position',[75 -181.25 6.25 6.25], 'FaceColor',[0 0 0]);
rectangle('Position',[81.25 -181.25 6.25 6.25], 'FaceColor',[0 0 0]);
rectangle('Position',[75 -187.5 6.25 6.25], 'FaceColor',[1 1 1]);
rectangle('Position',[81.25 -187.5 6.25 6.25], 'FaceColor',[1 1 1]);
rectangle('Position',[87.5 -181.25 6.25 6.25], 'FaceColor',[0 0 0]);
rectangle('Position',[93.75 -181.25 6.25 6.25], 'FaceColor',[1 1 1]);
rectangle('Position',[87.5 -187.5 6.25 6.25], 'FaceColor',[1 1 1]);
rectangle('Position',[93.75 -187.5 6.25 6.25], 'FaceColor',[1 1 1]);
rectangle('Position',[75 -193.75 6.25 6.25], 'FaceColor',[1 1 1]);
rectangle('Position',[81.25 -193.75 6.25 6.25], 'FaceColor',[1 1 1]);
rectangle('Position',[75 -200 6.25 6.25], 'FaceColor',[0 0 0]);
rectangle('Position',[81.25 -200 6.25 6.25], 'FaceColor',[0 0 0]);
rectangle('Position',[87.5 -193.75 6.25 6.25], 'FaceColor',[1 1 1]);
rectangle('Position',[93.75 -193.75 6.25 6.25], 'FaceColor',[1 1 1]);
rectangle('Position',[87.5 -200 6.25 6.25], 'FaceColor',[0 0 0]);
rectangle('Position',[93.75 -200 6.25 6.25], 'FaceColor',[0 0 0]);
rectangle('Position',[112.5 -106.25 6.25 6.25], 'FaceColor',[0 0 0]);
rectangle('Position',[118.75 -106.25 6.25 6.25], 'FaceColor',[0 0 0]);
rectangle('Position',[112.5 -112.5 6.25 6.25], 'FaceColor',[0 0 0]);
rectangle('Position',[118.75 -112.5 6.25 6.25], 'FaceColor',[1 1 1]);
rectangle('Position',[112.5 -118.75 6.25 6.25], 'FaceColor',[0 0 0]);
rectangle('Position',[118.75 -118.75 6.25 6.25], 'FaceColor',[1 1 1]);
rectangle('Position',[112.5 -125 6.25 6.25], 'FaceColor',[0 0 0]);
rectangle('Position',[118.75 -125 6.25 6.25], 'FaceColor',[1 1 1]);
rectangle('Position',[125 -106.25 6.25 6.25], 'FaceColor',[0 0 0]);
rectangle('Position',[131.25 -106.25 6.25 6.25], 'FaceColor',[1 1 1]);
rectangle('Position',[125 -112.5 6.25 6.25], 'FaceColor',[1 1 1]);
rectangle('Position',[131.25 -112.5 6.25 6.25], 'FaceColor',[1 1 1]);
rectangle('Position',[100 -131.25 6.25 6.25], 'FaceColor',[0 0 0]);
rectangle('Position',[106.25 -131.25 6.25 6.25], 'FaceColor',[0 0 0]);
rectangle('Position',[100 -137.5 6.25 6.25], 'FaceColor',[1 1 1]);
rectangle('Position',[106.25 -137.5 6.25 6.25], 'FaceColor',[1 1 1]);
rectangle('Position',[112.5 -131.25 6.25 6.25], 'FaceColor',[0 0 0]);
rectangle('Position',[118.75 -131.25 6.25 6.25], 'FaceColor',[1 1 1]);
rectangle('Position',[112.5 -137.5 6.25 6.25], 'FaceColor',[1 1 1]);
rectangle('Position',[118.75 -137.5 6.25 6.25], 'FaceColor',[1 1 1]);
rectangle('Position',[175 -106.25 6.25 6.25], 'FaceColor',[1 1 1]);
rectangle('Position',[181.25 -106.25 6.25 6.25], 'FaceColor',[0 0 0]);
rectangle('Position',[175 -112.5 6.25 6.25], 'FaceColor',[1 1 1]);
rectangle('Position',[181.25 -112.5 6.25 6.25], 'FaceColor',[0 0 0]);
rectangle('Position',[187.5 -118.75 6.25 6.25], 'FaceColor',[1 1 1]);
rectangle('Position',[193.75 -118.75 6.25 6.25], 'FaceColor',[0 0 0]);
rectangle('Position',[187.5 -125 6.25 6.25], 'FaceColor',[1 1 1]);
rectangle('Position',[193.75 -125 6.25 6.25], 'FaceColor',[0 0 0]);
rectangle('Position',[187.5 -131.25 6.25 6.25], 'FaceColor',[1 1 1]);
rectangle('Position',[193.75 -131.25 6.25 6.25], 'FaceColor',[0 0 0]);
rectangle('Position',[187.5 -137.5 6.25 6.25], 'FaceColor',[1 1 1]);
rectangle('Position',[193.75 -137.5 6.25 6.25], 'FaceColor',[0 0 0]);
rectangle('Position',[100 -156.25 6.25 6.25], 'FaceColor',[0 0 0]);
rectangle('Position',[106.25 -156.25 6.25 6.25], 'FaceColor',[0 0 0]);
rectangle('Position',[100 -162.5 6.25 6.25], 'FaceColor',[1 1 1]);
rectangle('Position',[106.25 -162.5 6.25 6.25], 'FaceColor',[0 0 0]);
rectangle('Position',[100 -168.75 6.25 6.25], 'FaceColor',[1 1 1]);
rectangle('Position',[106.25 -168.75 6.25 6.25], 'FaceColor',[0 0 0]);
rectangle('Position',[100 -175 6.25 6.25], 'FaceColor',[1 1 1]);
rectangle('Position',[106.25 -175 6.25 6.25], 'FaceColor',[0 0 0]);
rectangle('Position',[125 -168.75 6.25 6.25], 'FaceColor',[1 1 1]);
rectangle('Position',[131.25 -168.75 6.25 6.25], 'FaceColor',[1 1 1]);
rectangle('Position',[125 -175 6.25 6.25], 'FaceColor',[0 0 0]);
rectangle('Position',[131.25 -175 6.25 6.25], 'FaceColor',[0 0 0]);
rectangle('Position',[137.5 -168.75 6.25 6.25], 'FaceColor',[1 1 1]);
rectangle('Position',[143.75 -168.75 6.25 6.25], 'FaceColor',[1 1 1]);
rectangle('Position',[137.5 -175 6.25 6.25], 'FaceColor',[0 0 0]);
rectangle('Position',[143.75 -175 6.25 6.25], 'FaceColor',[1 1 1]);
rectangle('Position',[100 -181.25 6.25 6.25], 'FaceColor',[1 1 1]);
rectangle('Position',[106.25 -181.25 6.25 6.25], 'FaceColor',[0 0 0]);
rectangle('Position',[100 -187.5 6.25 6.25], 'FaceColor',[1 1 1]);
rectangle('Position',[106.25 -187.5 6.25 6.25], 'FaceColor',[0 0 0]);
rectangle('Position',[100 -193.75 6.25 6.25], 'FaceColor',[1 1 1]);
rectangle('Position',[106.25 -193.75 6.25 6.25], 'FaceColor',[0 0 0]);
rectangle('Position',[100 -200 6.25 6.25], 'FaceColor',[0 0 0]);
rectangle('Position',[106.25 -200 6.25 6.25], 'FaceColor',[0 0 0]);
rectangle('Position',[125 -181.25 6.25 6.25], 'FaceColor',[0 0 0]);
rectangle('Position',[131.25 -181.25 6.25 6.25], 'FaceColor',[0 0 0]);
rectangle('Position',[125 -187.5 6.25 6.25], 'FaceColor',[1 1 1]);
rectangle('Position',[131.25 -187.5 6.25 6.25], 'FaceColor',[1 1 1]);
rectangle('Position',[137.5 -181.25 6.25 6.25], 'FaceColor',[0 0 0]);
rectangle('Position',[143.75 -181.25 6.25 6.25], 'FaceColor',[1 1 1]);
rectangle('Position',[137.5 -187.5 6.25 6.25], 'FaceColor',[1 1 1]);
rectangle('Position',[143.75 -187.5 6.25 6.25], 'FaceColor',[1 1 1]);
rectangle('Position',[125 -193.75 6.25 6.25], 'FaceColor',[1 1 1]);
rectangle('Position',[131.25 -193.75 6.25 6.25], 'FaceColor',[1 1 1]);
rectangle('Position',[125 -200 6.25 6.25], 'FaceColor',[0 0 0]);
rectangle('Position',[131.25 -200 6.25 6.25], 'FaceColor',[0 0 0]);
rectangle('Position',[137.5 -193.75 6.25 6.25], 'FaceColor',[1 1 1]);
rectangle('Position',[143.75 -193.75 6.25 6.25], 'FaceColor',[1 1 1]);
rectangle('Position',[137.5 -200 6.25 6.25], 'FaceColor',[0 0 0]);
rectangle('Position',[143.75 -200 6.25 6.25], 'FaceColor',[0 0 0]);
rectangle('Position',[150 -156.25 6.25 6.25], 'FaceColor',[0 0 0]);
rectangle('Position',[156.25 -156.25 6.25 6.25], 'FaceColor',[0 0 0]);
rectangle('Position',[150 -162.5 6.25 6.25], 'FaceColor',[1 1 1]);
rectangle('Position',[156.25 -162.5 6.25 6.25], 'FaceColor',[1 1 1]);
rectangle('Position',[175 -156.25 6.25 6.25], 'FaceColor',[0 0 0]);
rectangle('Position',[181.25 -156.25 6.25 6.25], 'FaceColor',[0 0 0]);
rectangle('Position',[175 -162.5 6.25 6.25], 'FaceColor',[1 1 1]);
rectangle('Position',[181.25 -162.5 6.25 6.25], 'FaceColor',[1 1 1]);
rectangle('Position',[187.5 -156.25 6.25 6.25], 'FaceColor',[0 0 0]);
rectangle('Position',[193.75 -156.25 6.25 6.25], 'FaceColor',[0 0 0]);
rectangle('Position',[187.5 -162.5 6.25 6.25], 'FaceColor',[1 1 1]);
rectangle('Position',[193.75 -162.5 6.25 6.25], 'FaceColor',[0 0 0]);
rectangle('Position',[187.5 -168.75 6.25 6.25], 'FaceColor',[1 1 1]);
rectangle('Position',[193.75 -168.75 6.25 6.25], 'FaceColor',[0 0 0]);
rectangle('Position',[187.5 -175 6.25 6.25], 'FaceColor',[1 1 1]);
rectangle('Position',[193.75 -175 6.25 6.25], 'FaceColor',[0 0 0]);
rectangle('Position',[162.5 -181.25 6.25 6.25], 'FaceColor',[0 0 0]);
rectangle('Position',[168.75 -181.25 6.25 6.25], 'FaceColor',[0 0 0]);
rectangle('Position',[162.5 -187.5 6.25 6.25], 'FaceColor',[1 1 1]);
rectangle('Position',[168.75 -187.5 6.25 6.25], 'FaceColor',[1 1 1]);
rectangle('Position',[150 -193.75 6.25 6.25], 'FaceColor',[1 1 1]);
rectangle('Position',[156.25 -193.75 6.25 6.25], 'FaceColor',[1 1 1]);
rectangle('Position',[150 -200 6.25 6.25], 'FaceColor',[0 0 0]);
rectangle('Position',[156.25 -200 6.25 6.25], 'FaceColor',[0 0 0]);
rectangle('Position',[162.5 -193.75 6.25 6.25], 'FaceColor',[1 1 1]);
rectangle('Position',[168.75 -193.75 6.25 6.25], 'FaceColor',[1 1 1]);
rectangle('Position',[162.5 -200 6.25 6.25], 'FaceColor',[0 0 0]);
rectangle('Position',[168.75 -200 6.25 6.25], 'FaceColor',[0 0 0]);
rectangle('Position',[187.5 -181.25 6.25 6.25], 'FaceColor',[1 1 1]);
rectangle('Position',[193.75 -181.25 6.25 6.25], 'FaceColor',[0 0 0]);
rectangle('Position',[187.5 -187.5 6.25 6.25], 'FaceColor',[1 1 1]);
rectangle('Position',[193.75 -187.5 6.25 6.25], 'FaceColor',[0 0 0]);
rectangle('Position',[175 -193.75 6.25 6.25], 'FaceColor',[1 1 1]);
rectangle('Position',[181.25 -193.75 6.25 6.25], 'FaceColor',[1 1 1]);
rectangle('Position',[175 -200 6.25 6.25], 'FaceColor',[0 0 0]);
rectangle('Position',[181.25 -200 6.25 6.25], 'FaceColor',[0 0 0]);
rectangle('Position',[187.5 -193.75 6.25 6.25], 'FaceColor',[1 1 1]);
rectangle('Position',[193.75 -193.75 6.25 6.25], 'FaceColor',[0 0 0]);
rectangle('Position',[187.5 -200 6.25 6.25], 'FaceColor',[0 0 0]);
rectangle('Position',[193.75 -200 6.25 6.25], 'FaceColor',[0 0 0]);
X=[186,180,175,168.75,162.5,156.25,156.25,156.25,162.5,168.75,171.25,170,168.75,162.5,150,137.5,125,118.75,112.5,106.25,100,87.5,75,62.5,62.5,62.5,50,37.5,37.5,37.5,37.5,37.5,25,13,13];
Y=[-13,-25,-37.5,-37.5,-37.5,-43.75,-50,-56.25,-56.25,-62.5,-68.75,-75,-81.25,-87.5,-100,-112.5,-125,-131.25,-131.25,-131.25,-131.25,-125,-112.5,-100,-93.75,-87.5,-75,-62.5,-50,-37.5,-31.25,-25,-12.5,-13,-13];
hold on;
plot(X,Y,'r');
plot(X,Y,'bo');
legend('349.121','Location','southoutside');
